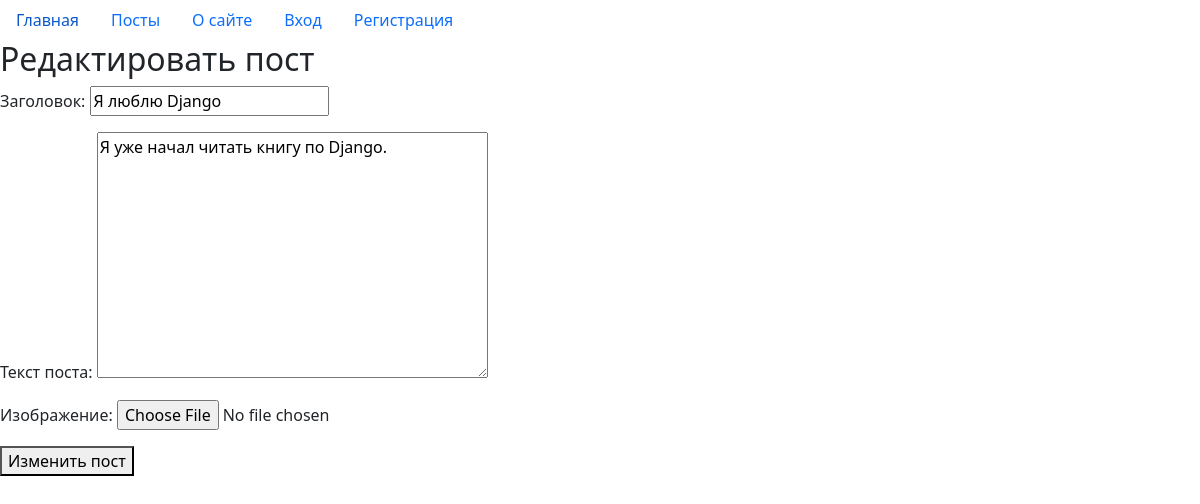
/post/1/edit/, run on an earlier commit of the app's database.
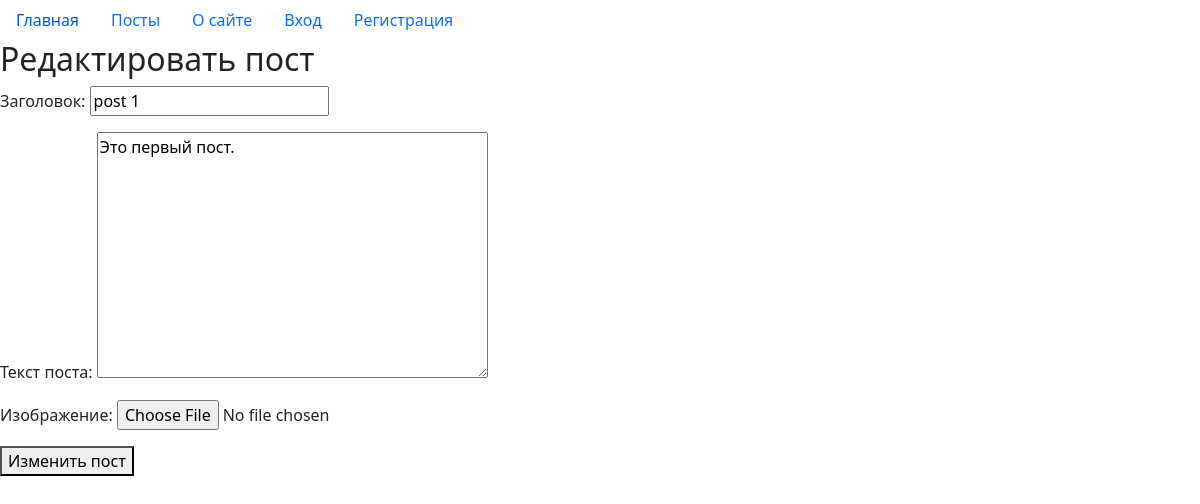
And on a later commit of the database.
### blog/models.py (models this page shows, shortened)
class Post(models.Model):
    author = models.ForeignKey(User, on_delete=models.CASCADE, verbose_name="Автор")
    title = models.CharField(max_length=200, verbose_name="Заголовок")
    text = models.TextField(verbose_name="Текст поста")
    created_at = models.DateTimeField(default=timezone.now, verbose_name="Дата создания", editable=False)
    image = models.ImageField(upload_to='posts/', null=True, blank=True, verbose_name="Изображение")
    slug = models.SlugField(max_length=200, unique=True, editable=False, null=True)
    class Meta:
        verbose_name = "Пост"
        verbose_name_plural = "Посты"

### blog/views.py (the view)
# urls.py: path('post/<int:pk>/edit/', update_post, name = "update_post"),
def update_post(request, pk):
    post = Post.objects.get(pk=pk)
    if request.method == "POST":
        post_form = PostForm(data = request.POST, files = request.FILES)
        if post_form.is_valid():
            post.title = post_form.cleaned_data['title']
            post.text = post_form.cleaned_data['text']
            post.author = post_form.cleaned_data['author']
            post.image = post_form.cleaned_data['image']
            post.save()
            return redirect('blog:read_post', pk=post.id)
    else:
        post_form = PostForm(initial = {
            "title": post.title,
            "author": post.author,
            "text": post.text
        })
        return render(request, template_name="blog/post_edit.html", context = {"form": post_form})

### blog/forms.py
class PostForm(forms.ModelForm):
    class Meta:
        model = Post
        fields = ('title', 'text', 'image')
        labels = {
            'title': 'Заголовок',
            'text': 'Текст поста',
            'image': 'Изображение'
        }

### blog/templates/blog/post_edit.html (shortened to what this page needs)
{% extends 'blog/base.html' %}
{% block content %}
<h2>Редактировать пост</h2>
<form action="" method="post" enctype="multipart/form-data">
    {{ form.as_p }}
    <button type="submit">Изменить пост</button>
</form>
{% endblock content %}

What changed in the data, as far as the page shows it:
changed Post: title "Я люблю Django" → "post 1"; text "Я уже начал читать книгу по Django." → "Это первый пост."
